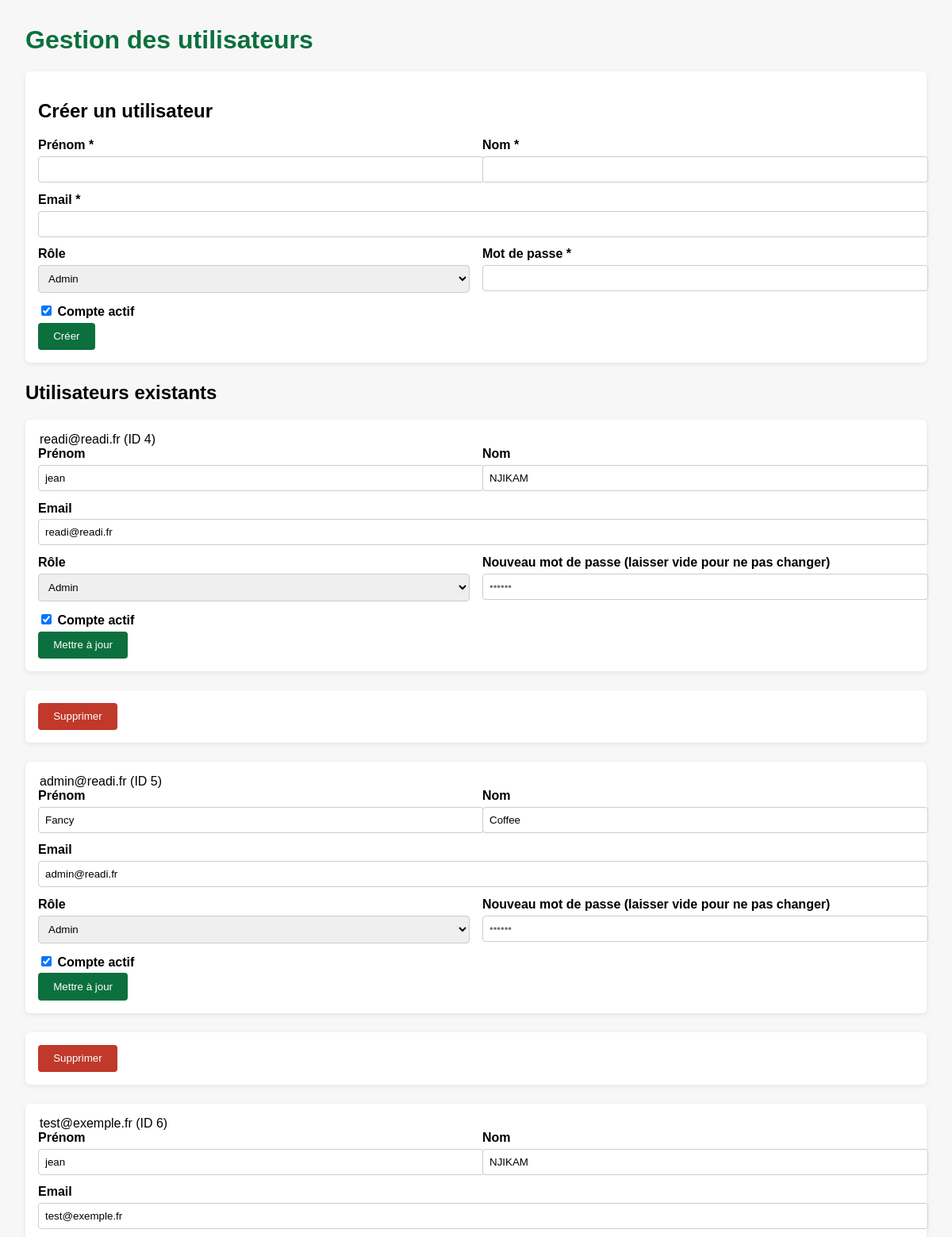
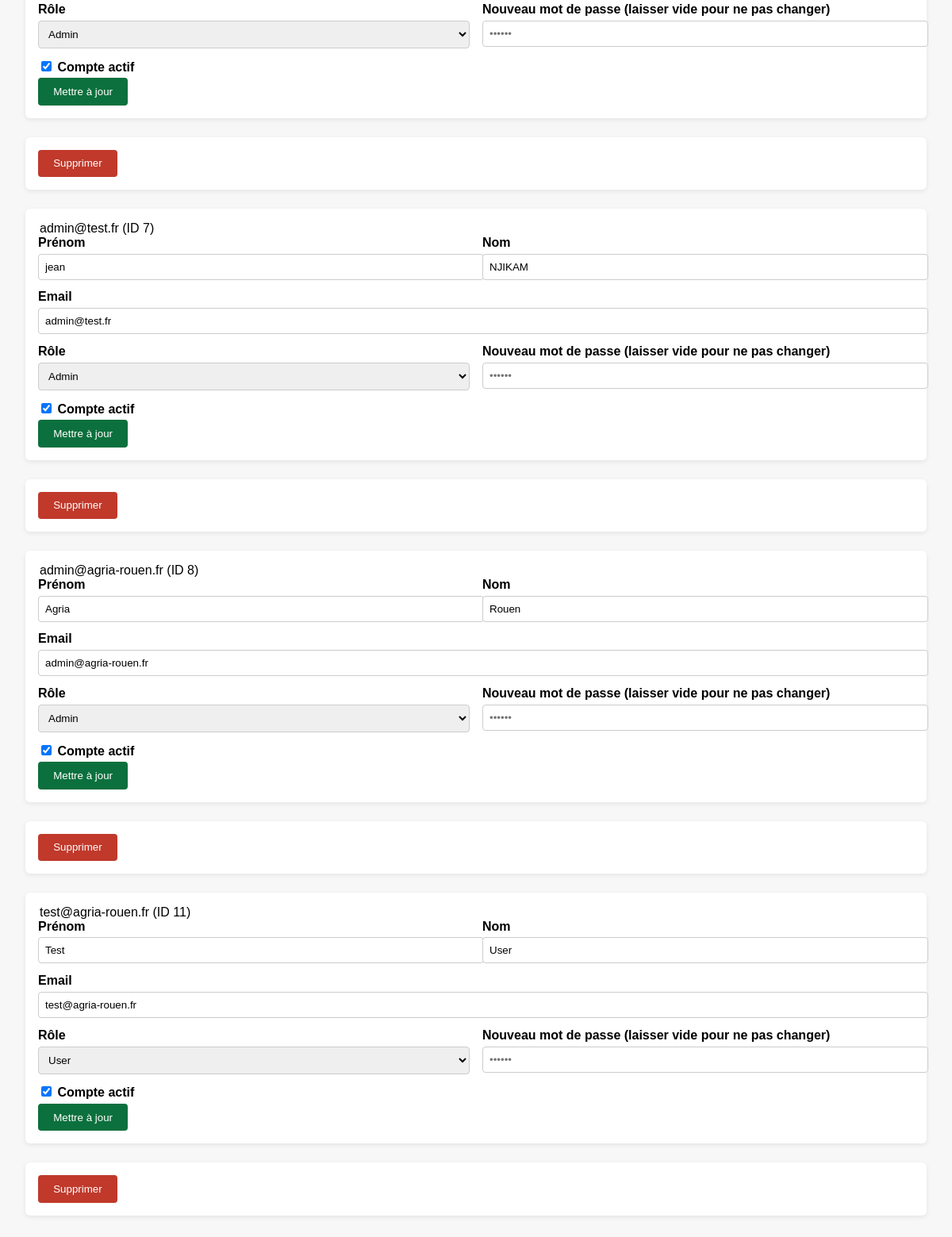
The page /admin_users.php on the database its author committed (2 pictures, top to bottom).
### tables this page shows
CREATE TABLE `users` (
  `id` int NOT NULL,
  `first_name` varchar(50) NOT NULL,
  `last_name` varchar(50) NOT NULL,
  `username` varchar(100) DEFAULT NULL,
  `email` varchar(255) NOT NULL,
  `phone` varchar(20) DEFAULT NULL,
  `role` enum('admin','moderator','employee','user') DEFAULT 'user',
  `company_id` int DEFAULT NULL,
  `balance` decimal(10,2) DEFAULT '0.00',
  `is_active` tinyint(1) DEFAULT '1',
  `is_verified` tinyint(1) DEFAULT '0',
  `password` varchar(255) NOT NULL,
  `last_login_at` timestamp NULL DEFAULT NULL,
  `password_reset_token` varchar(255) DEFAULT NULL,
  `password_reset_expires` timestamp NULL DEFAULT NULL,
  `verification_token` varchar(255) DEFAULT NULL,
  `failed_login_attempts` int DEFAULT '0',
  `locked_until` timestamp NULL DEFAULT NULL,
  `preferences` json DEFAULT NULL,
  `card_number` varchar(20) DEFAULT NULL,
  `date_of_birth` date DEFAULT NULL,
  `profile_data` json DEFAULT NULL,
  `bio` text,
  `created_at` timestamp NULL DEFAULT CURRENT_TIMESTAMP,
  `updated_at` timestamp NULL DEFAULT CURRENT_TIMESTAMP ON UPDATE CURRENT_TIMESTAMP,
  `last_failed_login` timestamp NULL DEFAULT NULL,
  `last_login` timestamp NULL DEFAULT NULL,
  `active` tinyint(1) NOT NULL DEFAULT '1'
);

### admin_users.php (the view, shortened to what this page needs)
<?php
require_once __DIR__ . '/api/config.php';
try {
    $pdo = new PDO(
        sprintf('mysql:host=%s;dbname=%s;charset=utf8mb4', DB_HOST, DB_NAME),
        DB_USER,
        DB_PASS,
        [
            PDO::ATTR_ERRMODE => PDO::ERRMODE_EXCEPTION,
            PDO::ATTR_DEFAULT_FETCH_MODE => PDO::FETCH_ASSOC,
            PDO::ATTR_EMULATE_PREPARES => false,
        ]
    );
} catch (Throwable $e) {
    http_response_code(500);
    echo '<h1>Erreur de connexion à la base</h1>';
    echo '<p>' . htmlspecialchars($e->getMessage(), ENT_QUOTES, 'UTF-8') . '</p>';
    exit;
}
$roles = ['admin', 'moderator', 'employee', 'user'];
$flash = $_SESSION['flash'] ?? null;
$users = [];
try {
    $stmt = $pdo->query('SELECT id, first_name, last_name, email, role, is_active, created_at, updated_at FROM users ORDER BY id ASC');
    $users = $stmt->fetchAll();
} catch (Throwable $e) {
    $flash = $flash ?: ['status' => 'error', 'message' => 'Impossible de récupérer les utilisateurs: ' . $e->getMessage()];
}
function e(string $value): string {
    return htmlspecialchars($value, ENT_QUOTES, 'UTF-8');
}
?>
<!DOCTYPE html>
<html lang="fr">
<head>
</head>
<body>
    <h1>Gestion des utilisateurs</h1>
    <form method="post">
        <h2>Créer un utilisateur</h2>
        <div class="inline">
            <div>
                <label for="create_first_name">Prénom *</label>
                <input id="create_first_name" name="first_name" type="text" required>
            </div>
            <div>
                <label for="create_last_name">Nom *</label>
                <input id="create_last_name" name="last_name" type="text" required>
            </div>
        </div>
        <label for="create_email">Email *</label>
        <input id="create_email" name="email" type="email" required>
        <div class="inline">
            <div>
                <label for="create_role">Rôle</label>
                <select id="create_role" name="role">
                    <?php foreach ($roles as $role): ?>
                        <option value="<?php echo e($role); ?>"><?php echo e(ucfirst($role)); ?></option>
                    <?php endforeach; ?>
                </select>
            </div>
            <div>
                <label for="create_password">Mot de passe *</label>
                <input id="create_password" name="password" type="password" required>
            </div>
        </div>
        <label>
            <input type="checkbox" name="is_active" value="1" checked>
            Compte actif
        </label>
        <button type="submit">Créer</button>
    </form>
    <h2>Utilisateurs existants</h2>
    <?php if (empty($users)): ?>
        <p>Aucun utilisateur enregistré.</p>
    <?php else: ?>
        <?php foreach ($users as $user): ?>
            <form method="post">
                <fieldset>
                    <legend><?php echo e($user['email']); ?> (ID <?php echo (int)$user['id']; ?>)</legend>
                    <div class="inline">
                        <div>
                            <label>Prénom</label>
                            <input name="first_name" type="text" value="<?php echo e($user['first_name']); ?>" required>
                        </div>
                        <div>
                            <label>Nom</label>
                            <input name="last_name" type="text" value="<?php echo e($user['last_name']); ?>" required>
                        </div>
                    </div>
                    <label>Email</label>
                    <input name="email" type="email" value="<?php echo e($user['email']); ?>" required>
                    <div class="inline">
                        <div>
                            <label>Rôle</label>
                            <select name="role">
                                <?php foreach ($roles as $role): ?>
                                    <option value="<?php echo e($role); ?>" <?php echo $role === $user['role'] ? 'selected' : ''; ?>><?php echo e(ucfirst($role)); ?></option>
                                <?php endforeach; ?>
                            </select>
                        </div>
                        <div>
                            <label>Nouveau mot de passe (laisser vide pour ne pas changer)</label>
                            <input name="password" type="password" placeholder="••••••">
                        </div>
                    </div>
                    <label>
                        <input type="checkbox" name="is_active" value="1" <?php echo ((int)$user['is_active'] === 1) ? 'checked' : ''; ?>>
                        Compte actif
                    </label>
                    <div class="actions">
                        <button type="submit">Mettre à jour</button>
                    </div>
                </fieldset>
            </form>
            <form method="post" onsubmit="return confirm('Supprimer cet utilisateur ?');">
                <button type="submit" class="delete">Supprimer</button>
            </form>
        <?php endforeach; ?>
    <?php endif; ?>
</body>
</html>

### admin_users.php (style rules this page uses)
body { font-family: Arial, sans-serif; margin: 2rem; background: #f7f7f7; }
h1 { color: #0b703d; }
form { background: #fff; padding: 1rem; border-radius: 6px; margin-bottom: 1.5rem; box-shadow: 0 2px 6px rgba(0,0,0,0.08); }
form + form { margin-top: 1rem; }
fieldset { border: none; margin: 0; padding: 0; }
label { display: block; margin-bottom: 0.3rem; font-weight: 600; }
input[type="text"], input[type="email"], input[type="password"], select { width: 100%; padding: 0.5rem; margin-bottom: 0.8rem; border: 1px solid #ccc; border-radius: 4px; }
.inline { display: flex; gap: 1rem; }
.inline > div { flex: 1; }
button { background: #0b703d; color: #fff; border: none; border-radius: 4px; padding: 0.6rem 1.2rem; cursor: pointer; }
button.delete { background: #c0392b; }
.actions { display: flex; gap: 0.5rem; flex-wrap: wrap; }

### rows shown on the page
users: email "readi@readi.fr", id "4", first_name "jean", last_name "NJIKAM", role "Admin", is_active "☑"
users: email "admin@readi.fr", id "5", first_name "Fancy", last_name "Coffee", role "Admin", is_active "☑"
users: email "test@exemple.fr", id "6", first_name "jean", last_name "NJIKAM", role "Admin", is_active "☑"
users: email "admin@test.fr", id "7", first_name "jean", last_name "NJIKAM", role "Admin", is_active "☑"
users: email "admin@agria-rouen.fr", id "8", first_name "Agria", last_name "Rouen", role "Admin", is_active "☑"
users: email "test@agria-rouen.fr", id "11", first_name "Test", last_name "User", role "User", is_active "☑"

### other values the page prints
form field role "Admin"
